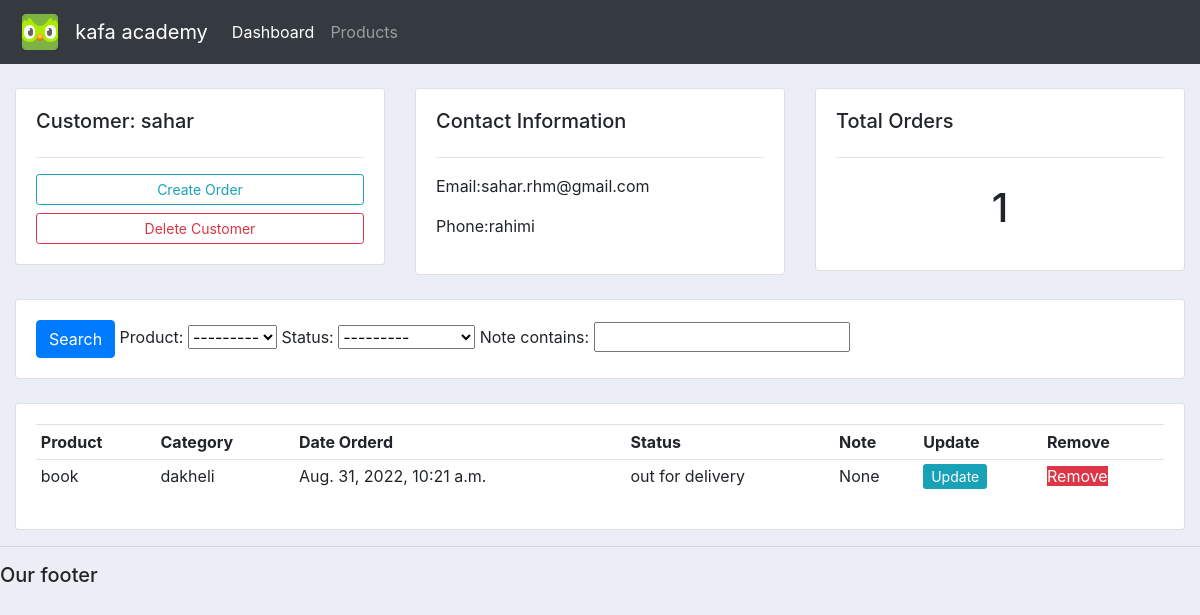
Screenshot of /customer/1 with the database file from the repository.
### account/models.py (models this page shows, shortened)
class customer(models.Model):
    name = models.CharField(max_length=200, null=True)
    phone = models.CharField(max_length=200, null=True)
    email = models.CharField(max_length=200, null=True)
    date_created = models.DateField(auto_now_add=True, null=True)

class order(models.Model):
    STATUS = (
        ('pending', 'pending'),
        ('out for delivery', 'out for delivery'),
        ('delivered', 'delivered'),
    )
    customer = models.ForeignKey(customer, null=True, on_delete=models.SET_NULL)
    product = models.ForeignKey(product, null=True, on_delete=models.SET_NULL)
    date_created = models.DateTimeField(auto_now_add=True, null=True)
    status = models.CharField(max_length=200, null=True, choices=STATUS)
    note = models.CharField(max_length=1000, null=True)

class product(models.Model):
    CATEGORY = (
        ('dakheli', 'dakheli'),
        ('khareji', 'khareji'),
    )
    name = models.CharField(max_length=200, null=True)
    price = models.FloatField(null=True)
    category = models.CharField(max_length=200, null=True, choices=CATEGORY)
    description = models.CharField(max_length=200, null=True)
    date_created = models.DateTimeField(auto_now_add=True, null=True)
    tags = models.ManyToManyField(tag)
    def __str__(self):
        return self.name

### account/views.py (the view)
def customer(request, pk_test):
    customer = customerr.objects.get(id=pk_test)
    orders = customer.order_set.all()
    order_count = orders.count()
    Myfilter = OrderFilter(request.GET,queryset = orders)
    orders = Myfilter.qs
    context = {'customer': customer,
               'orders': orders, 'order_count': order_count,'Myfilter':Myfilter}
    return render(request, 'account/customer.html', context)

### account/templates/account/customer.html
{%  extends 'account/main.html' %}
{% block content %}
	<br>
<div class="row">
	<div class="col-md">
		<div class="card card-body">
			<h5>Customer: {{customer.name}}</h5>
			<hr>
			<a class="btn btn-outline-info  btn-sm btn-block" href="{% url 'Create_Order' customer.id %}">Create Order</a>
			<a class="btn btn-outline-danger  btn-sm btn-block" href="">Delete Customer</a>
		</div>
	</div>
	<div class="col-md">
		<div class="card card-body">
			<h5>Contact Information</h5>
			<hr>
			<p>Email:{{customer.email}} </p>
			<p>Phone:{{customer.phone}} </p>
		</div>
	</div>
	<div class="col-md">
		<div class="card card-body">
			<h5>Total Orders</h5>
			<hr>
			<h1 style="text-align: center;padding: 10px">{{order_count}}</h1>
		</div>
	</div>
</div>
<br>
<div class="row">
	<div class="col">
		<div class="card card-body">
			<form method="get">
			   <button class="btn btn-primary" type="submit">Search</button>
               {{Myfilter.form}}
		  </form>
		</div>
	</div>
</div>
<br>
<div class="row">
	<div class="col-md">
		<div class="card card-body">
			<table class="table table-sm">
				<tr>
					<th>Product</th>
					<th>Category</th>
					<th>Date Orderd</th>
					<th>Status</th>
					<th>Note</th>
					<th>Update</th>
					<th>Remove</th>
				</tr>
{% for order  in orders %}
<tr>
	<td>{{order.product}}</td>
	<td>{{order.product.category}}</td>
	<td>{{order.date_created}}</td>
	<td>{{order.status}}</td>
	<td>{{order.note}}</td>
	<td><a class="btn-sm btn-info" href="">Update</a></td>
	<td><a class="btn-sn btn-danger" href="">Remove</a></td>
</tr>
{% endfor %}
			</table>
		</div>
	</div>
</div>
{% endblock %}

### account/templates/account/main.html (style rules this page uses)
body { background-color: #ebeff5; }

### rows the page displays
customer: name "sahar", email "sahar.rhm@gmail.com", phone "rahimi"
order: product "book", product.category "dakheli", date_created "Aug. 31, 2022, 10:21 a.m.", status "out for delivery", note "None"

### other values shown
{{ order_count }} "1"
